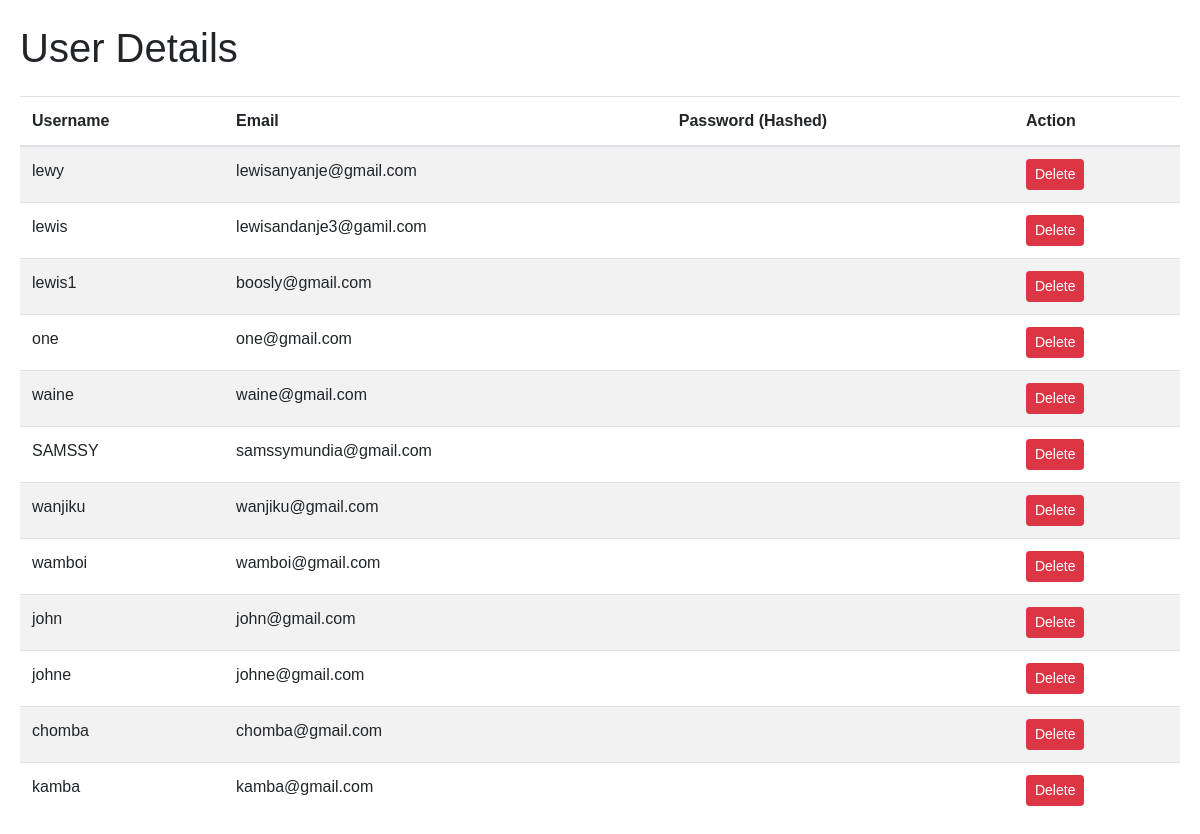
The app's page /View_users (signed in), older data.
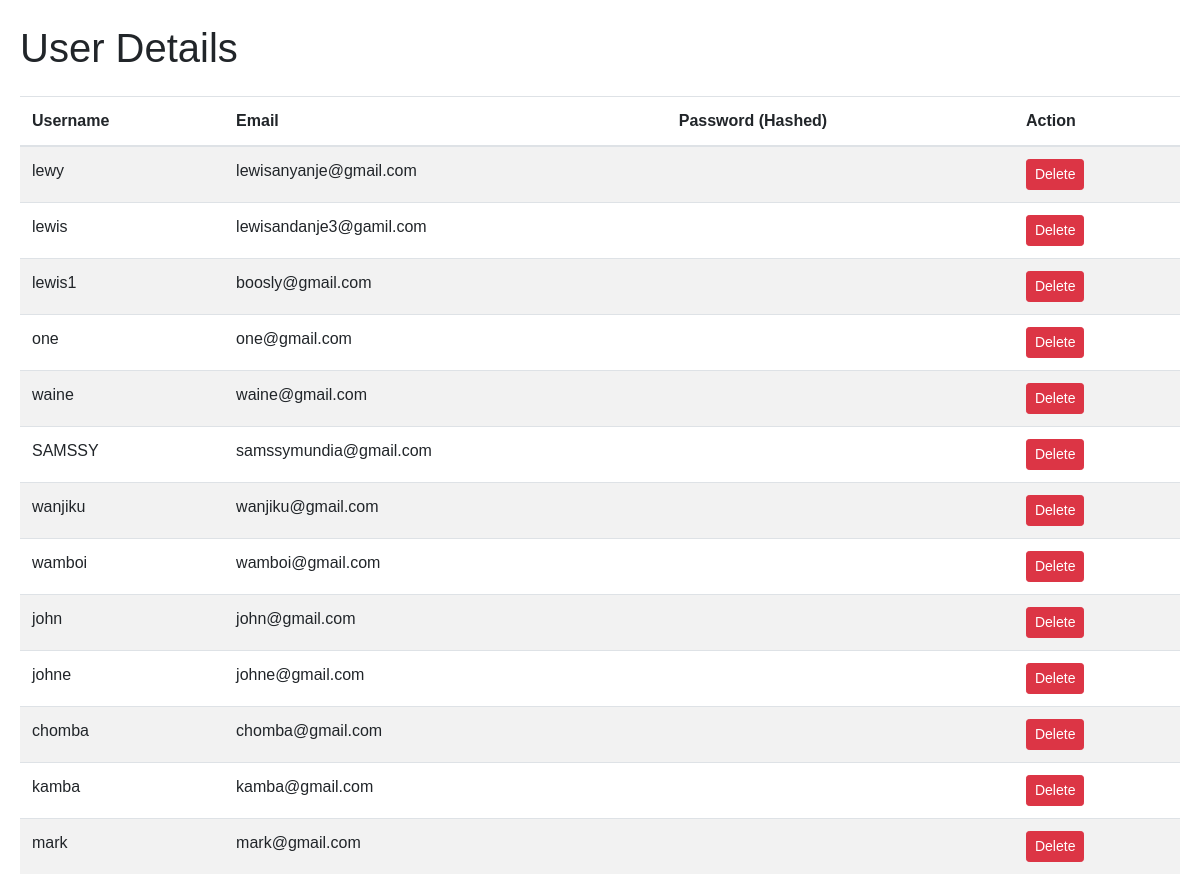
The same page, newer data.
### main.py (models this page shows, shortened)
class User(db.Model, UserMixin):
    id = db.Column(db.Integer, primary_key=True)
    username = db.Column(db.String(20), unique=True, nullable=False)
    email = db.Column(db.String(120), unique=True, nullable=False)
    password_hash = db.Column(db.String(128), nullable=False)
    is_admin = db.Column(db.Boolean, default=False)

### main.py (the view)
@app.route('/View_users')
@login_required
def view_users():
    users = User.query.all()
    return render_template('Admin/view_users.html', users=users)

### main.py (called while the page is built)
@login_manager.user_loader
def load_user(user_id):
    return User.query.get(int(user_id))

### templates/Admin/view_users.html (shortened to what this page needs)
<!DOCTYPE html>
<html lang="en">
<head>
    <link href="https://maxcdn.bootstrapcdn.com/bootstrap/4.0.0/css/bootstrap.min.css" rel="stylesheet">
    <link href="https://cdnjs.cloudflare.com/ajax/libs/font-awesome/5.15.3/css/all.min.css" rel="stylesheet">
    <link href="https://cdnjs.cloudflare.com/ajax/libs/animate.css/3.7.2/animate.min.css" rel="stylesheet">
    <link rel="stylesheet" type="text/css" href="{{ url_for('static', filename='css/index.css') }}">
</head>
<body>
<div class="container">
    <div class="row">
        <div class="col-md-12">
            <h1 class="my-4">User Details</h1>
            <table class="table table-striped">
                <thead>
                    <tr>
                        <th>Username</th>
                        <th>Email</th>
                        <th>Password (Hashed)</th>
                        <th>Action</th>
                    </tr>
                </thead>
                <tbody>
                    {% for user in users %}
                    <tr id="user-{{ user.id }}">
                        <td>{{ user.username }}</td>
                        <td>{{ user.email }}</td>
                        <td>{{ user.password }}</td>
                        <td>
                            <button class="btn btn-danger btn-sm" onclick="deleteUser('{{ user.id }}')">Delete</button>
                        </td>
                    </tr>
                    {% endfor %}
                </tbody>
            </table>
        </div>
    </div>
</div>
</body>
</html>

### static/css/index.css (style rules this page uses)
body { margin: 0; font-family: Arial, sans-serif; }
.btn, .btn:focus { outline: none !important; -webkit-box-shadow: none; box-shadow: none; }
.container { max-width: 1200px; margin: 0 auto; padding: 0 20px; }

Row changes from the older to the newer data that the page shows:
added User: username "mark", email "mark@gmail.com"
